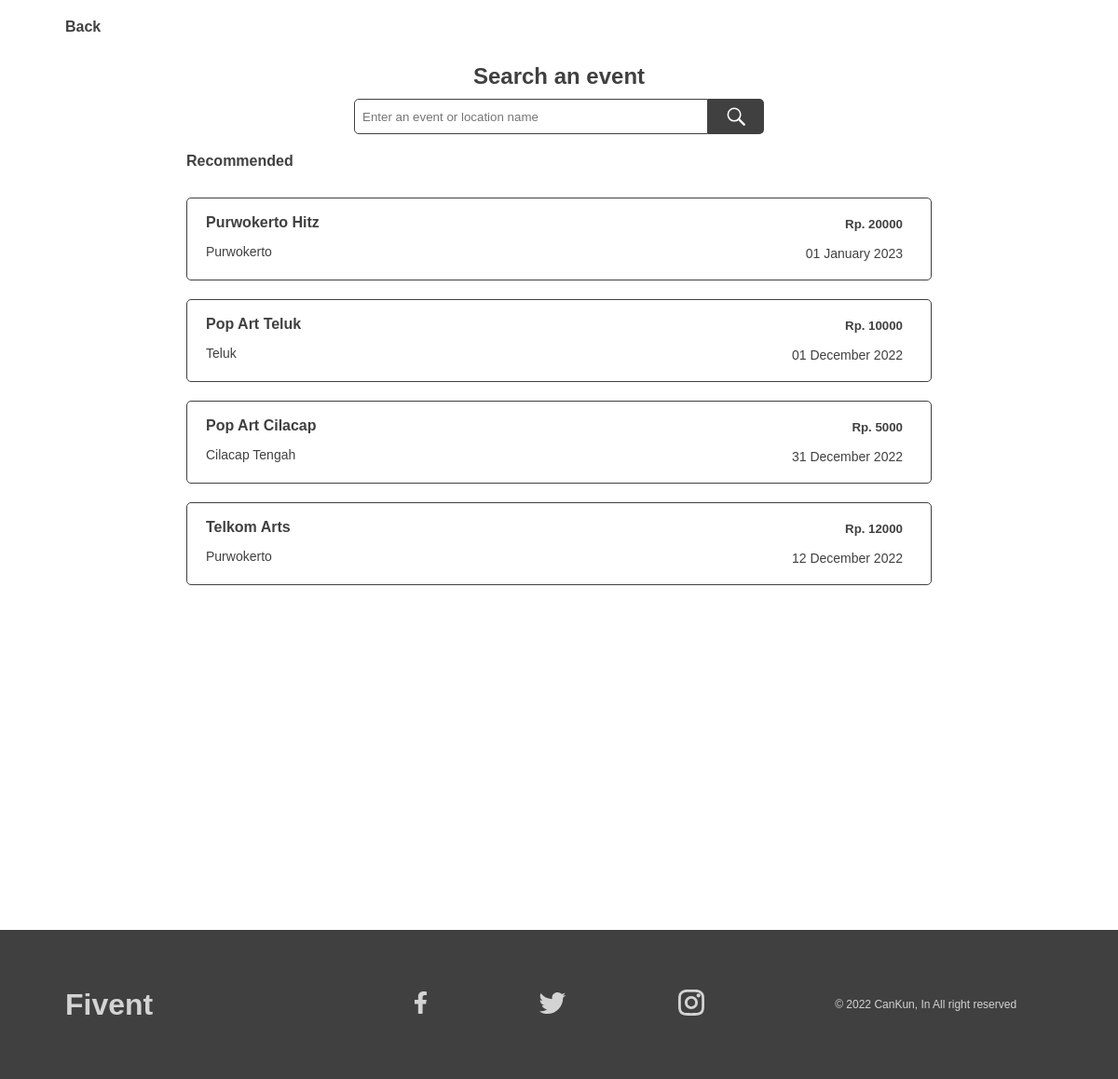
Screenshot of /after-LR/search_.php with the database file from the repository.
### tables this page shows
CREATE TABLE `data_event` (
  `id_event` int(25) NOT NULL,
  `id_user` int(11) NOT NULL,
  `event_name` varchar(25) NOT NULL,
  `location` varchar(50) NOT NULL,
  `location_city` varchar(20) NOT NULL,
  `event_date` date NOT NULL,
  `event_desc` text NOT NULL,
  `event_terms` text NOT NULL,
  `price_ticket` double NOT NULL
);

### after-LR/search_.php (the view, shortened to what this page needs)
<!DOCTYPE html>
<html lang="en">
<head>
    <link rel="stylesheet" href="../style.css?version=<?php echo filemtime('../style.css'); ?>">
</head>
<body>
    <nav>
        <div class="wrapper">
            <div class="button-back-LR">
                <button class="button-back" style="background-color: transparent; border: none;" onclick="history.back()">
                    Back
                </button>
            </div>
        </div>
    </nav>
    <section id="history-event">
        <div class="wrapper-history">
            <div class="subwrapper-history-search">
                <form method="get">
                    <div class="container-history">
                        <h2>Search an event</h2>
                        <div class="field-sect">
                            <input class="fieldsearch-history" type="search" name="kata_cari" value="<?php if(trim(isset($_GET['kata_cari']))) { echo $_GET['kata_cari']; } ?>" id="field_search" placeholder="Enter an event or location name">
                            <button class="search-button-history" type="submit">
                            </button>
                        </div>
                    </div>
                </form>
            </div>
            <div class="title-ofsearch">
                <div class="title-ofsearch-1">
                    <h4 id="title_ofsearch">Recommended</h4>
                </div>
            </div>
            <div class="subwrapper-history">
                <div class="subwrapper-history-1">
                <?php
			    include('koneksi.php');
				if(isset($_GET['kata_cari'])) {
					$kata_cari = trim($_GET['kata_cari']);
					$query = "SELECT * FROM data_event WHERE event_name like '%".$kata_cari."%' OR event_date like '%".$kata_cari."%' OR location_city like '%".$kata_cari."%' OR price_ticket like '%".$kata_cari."%'";
                    if($kata_cari != "")
                    {
                        echo "<script>
                                document.getElementById('title_ofsearch').innerHTML= 'Result from $kata_cari';
                            </script>";
                    }
				} else {
					$query = "SELECT * FROM data_event";
				}
				$result = mysqli_query($koneksi, $query);
				while ($d = mysqli_fetch_assoc($result)) {
                    $date_v = $d['event_date'];
                    $date_v2 = new DateTime($date_v);
                    $date_formated = date_format($date_v2, 'd F Y');
                    $id_event = $d['id_event'];
			    ?>
                    <a href="detailevent_NL.php?id_event=<?php echo $id_event?>">
                        <div class="container-history-2">
                            <div class="sub-container-history-2">
                                <span class="left-sect">
                                    <h4><?php echo $d['event_name']?></h4>
                                    <p><?php echo $d['location_city']?></p>
                                </span>
                                <span class="rigth-sect">
                                    <h5>Rp. <?php echo $d['price_ticket']?></h5>
                                    <p><?php echo $date_formated?></p>
                                </span>
                            </div>
                        </div>
                    </a>
                    <?php
                    }
                    ?>
                </div>
            </div>
        </div>
    </section>
    <footer>
        <div class="wrapper-footer">
            <h1>Fivent</h1>
            <span>
                <a href="https://www.facebook.com/chandra.setyawan.7146/">
                </a>
                <a href="">
                </a>
                <a href="https://www.instagram.com/can_setiawan/">
                </a>
            </span>
            <p>© 2022 CanKun, In All right reserved</p>
        </div>
    </footer>
</body>
</html>

### style.css (style rules this page uses)
* { text-decoration: none; box-sizing: border-box; margin: 0px; padding: 0px; font-family: 'Poppins', sans-serif; }
body { margin: 0px; padding: 0px; -ms-overflow-style: none; }
.wrapper { background-color: white; padding: 0px 70px; width: 100%; margin: auto; position: relative; }
nav { width: 100%; margin: auto; display: flex; top: 0; line-height: 60px; background-color: white; z-index: 1; }
button { cursor: pointer; }
span { margin-right: 10px; }
footer { background-color: #404040; width: 100%; padding: 0px 70px; bottom: 0px; }
.wrapper-footer { position: relative; display: flex; justify-content: center; align-items: center; width: 100%; height: 20vh; }
.wrapper-footer h1 { width: 100%; display: flex; color: #D3D3D3; float: left; }
.wrapper-footer span { position: absolute; width: 100%; display: flex; align-items: center; justify-content: center; left: 0; }
.wrapper-footer svg { margin: 0px 60px; }
.wrapper-footer svg { cursor: pointer; }
.wrapper-footer p { color: #D3D3D3; width: 300px; font-size: 12px; float: left; }
.button-back { color: #404040; font-size: 16px; font-weight: 700; display: flex; align-items: center; margin-top: 20px; }
.wrapper-history { width: 100%; height: 120vh; padding: 0px 70px; }
.subwrapper-history-search { display: flex; align-items: center; justify-content: center; }
.subwrapper-history { display: flex; justify-content: center; overflow-y: scroll; height: 70vh; }
.subwrapper-history-1 { height: auto; width: auto; }
.title-ofsearch { margin-top: 10px; color: #404040; background-color: aqua; width: 100%; background-color: white; margin-bottom: 10px; display: flex; justify-content: center; }
.title-ofsearch-1 { width: 800px; text-align: left; }
.container-history h2 { color: #404040; font-weight: 700; text-align: center; margin-top: 30px; }
.field-sect { display: flex; align-items: center; margin: 10px auto; }
.fieldsearch-history { padding: 0px 8px; width: 380px; height: 38px; background-color: white; border-radius: 5px 0px 0px 5px; border: 1.5px solid #404040; }
.search-button-history { display: flex; align-items: center; justify-content: center; border: none; border-radius: 0px 5px 5px 0px; width: 60px; height: 38px; background-color: #404040; }
.container-history-2 { display: flex; align-items: center; justify-content: center; margin: 20px 0px; }
.rigth-sect , .left-sect { line-height: 26px; }
.sub-container-history-2 h4, h5 { color: #404040; }
.sub-container-history-2 p { color: #404040; font-size: 14px; }
.left-sect { text-align: left; }
.rigth-sect { text-align: right; }
.sub-container-history-2 { width: 800px; height: auto; padding: 10px 20px; border-radius: 5px; border: 1.5px solid #404040; display: flex; align-items: center; justify-content: space-between; color: #404040; }
.sub-container-history-2 p { margin: 5px 0px; color: #404040; font-size: 14px; }
.sub-container-eventhome h4, h5 { margin: 5px 0px; color: #404040; }
.container-myevent h2, h4, h5, p { color: #404040; }

### rows the page displays
data_event: event_name "Purwokerto Hitz", location_city "Purwokerto", price_ticket "20000", event_date "01 January 2023"
data_event: event_name "Pop Art Teluk", location_city "Teluk", price_ticket "10000", event_date "01 December 2022"
data_event: event_name "Pop Art Cilacap", location_city "Cilacap Tengah", price_ticket "5000", event_date "31 December 2022"
data_event: event_name "Telkom Arts", location_city "Purwokerto", price_ticket "12000", event_date "12 December 2022"
